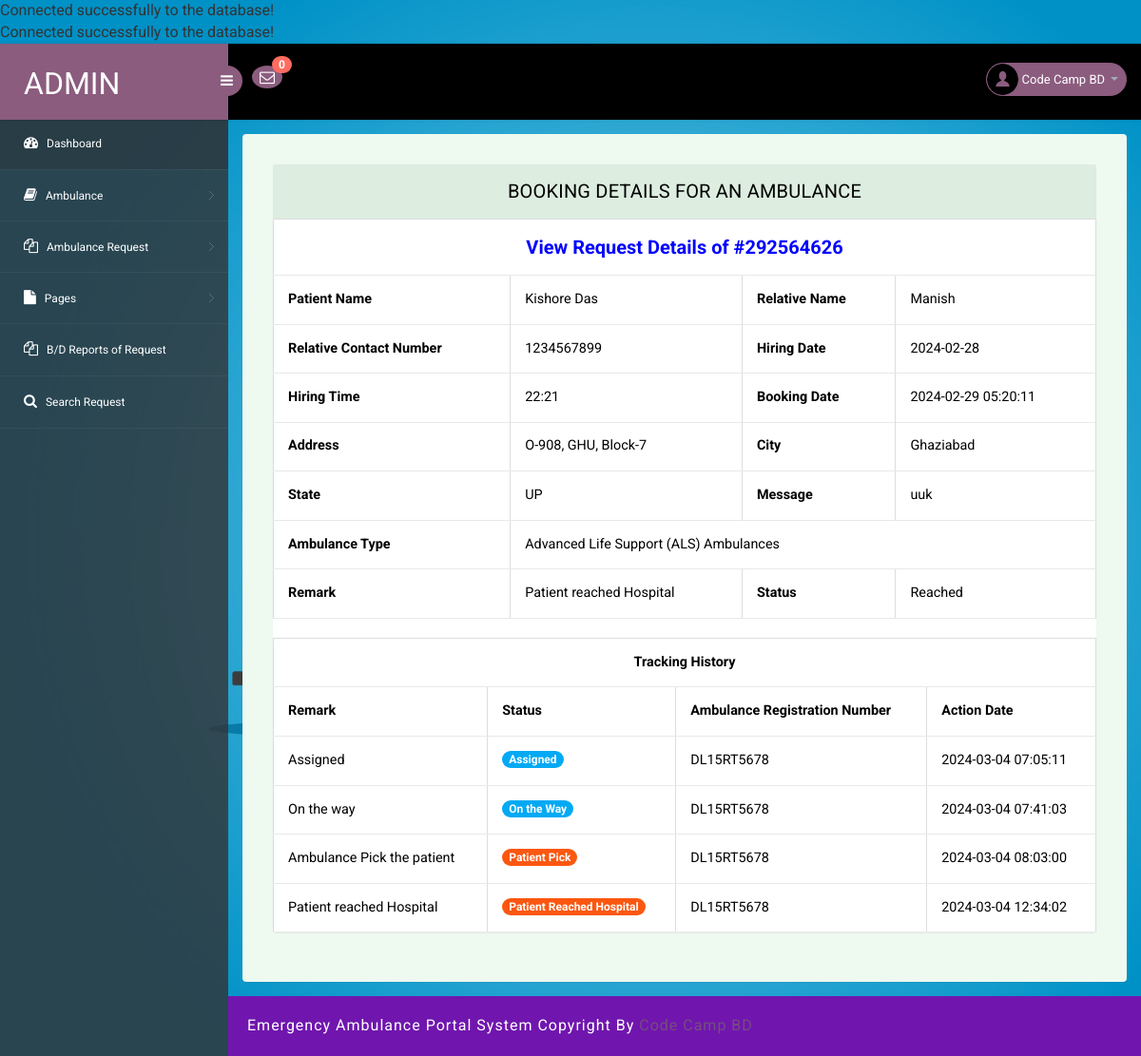
Screenshot of /booking-details.php?id=1&&bookingnum=292564626 (signed in) with the database file from the repository.
### tables this page shows
CREATE TABLE `tblambulancehiring` (
  `ID` int(11) NOT NULL,
  `BookingNumber` int(10) DEFAULT NULL,
  `PatientName` varchar(250) DEFAULT NULL,
  `RelativeName` varchar(250) DEFAULT NULL,
  `RelativeConNum` bigint(11) DEFAULT NULL,
  `HiringDate` varchar(250) DEFAULT NULL,
  `HiringTime` varchar(250) DEFAULT NULL,
  `AmbulanceType` int(5) DEFAULT NULL,
  `Address` mediumtext DEFAULT NULL,
  `City` mediumtext DEFAULT NULL,
  `State` mediumtext DEFAULT NULL,
  `Message` longtext DEFAULT NULL,
  `BookingDate` timestamp NULL DEFAULT current_timestamp(),
  `Remark` varchar(250) DEFAULT NULL,
  `Status` varchar(250) DEFAULT NULL,
  `AmbulanceRegNo` varchar(250) DEFAULT NULL,
  `UpdationDate` timestamp NULL DEFAULT NULL ON UPDATE current_timestamp()
);

CREATE TABLE `tbltrackinghistory` (
  `ID` int(10) NOT NULL,
  `BookingNumber` int(10) DEFAULT NULL,
  `AmbulanceRegNum` varchar(250) DEFAULT NULL,
  `Remark` varchar(250) DEFAULT NULL,
  `Status` varchar(250) DEFAULT NULL,
  `UpdationDate` timestamp NULL DEFAULT current_timestamp()
);

### booking-details.php (the view, shortened to what this page needs)
<?php
include('includes/dbconnection.php');
if (strlen($_SESSION['eahpaid']==0)) {
  header('location:logout.php');
  } else{
?>
<!DOCTYPE html>
<head>
<link rel="stylesheet" href="css/bootstrap.min.css" >
<link href="css/style.css" rel='stylesheet' type='text/css' />
<link href="css/style-responsive.css" rel="stylesheet"/>
<link rel="stylesheet" href="css/font.css" type="text/css"/>
<link href="css/font-awesome.css" rel="stylesheet">
</head>
<body>
<section id="container">
<?php include_once('includes/header.php');?>
<?php include_once('includes/sidebar.php');?>
<section id="main-content">
  <section class="wrapper">
    <div class="table-agile-info">
 <div class="panel panel-default">
    <div class="panel-heading">
 Booking Details for an Ambulance
    </div>
    <div>
<?php
$id = $_GET['id'];
$ret = mysqli_query($con, "SELECT * FROM tblambulancehiring WHERE ID = '$id'");
while ($row = mysqli_fetch_array($ret)) {
?>
<table border="1" class="table table-bordered mg-b-0">
    <tr align="center">
        <th colspan="6" style="font-size:20px;color:blue;text-align: center;">
            View Request Details of #<?php echo $row['BookingNumber']; ?></th>
    </tr>
    <tr>
        <th>Patient Name</th>
        <td><?php echo $row['PatientName']; ?></td>
        <th>Relative Name</th>
        <td><?php echo $row['RelativeName']; ?></td>
    </tr>
    <tr>
    <th>Relative Contact Number</th>
    <td><?php  echo $row['RelativeConNum'];?></td>
    <th>Hiring Date</th>
    <td><?php  echo $row['HiringDate'];?></td>
  </tr>
  <tr>
    <th>Hiring Time</th>
    <td><?php  echo $row['HiringTime'];?></td>
     <th>Booking Date</th>
     <td><?php  echo $row['BookingDate'];?></td>
     <tr>
        <tr>
    <th>Address</th>
    <td><?php  echo $row['Address'];?></td>
    <th>City</th>
    <td><?php  echo $row['City'];?></td>
  </tr>
   <tr>
    <th>State</th>
    <td><?php  echo $row['State'];?></td>
    <th>Message</th>
    <td><?php  echo $row['Message'];?></td>
  </tr>
    <?php
    $atype = $row['AmbulanceType'];
    $ambulanceTypeText = "";
    switch ($atype) {
        case "2":
            $ambulanceTypeText = "Advanced Life Support (ALS) Ambulances";
            break;
    }
    ?>
    <tr>
        <th>Ambulance Type</th>
        <td colspan="3"><?php echo $ambulanceTypeText; ?></td>
    </tr>
    <?php if ($row['Remark'] != ''): ?>
    <tr>
        <th>Remark</th>
        <td><?php echo $row['Remark']; ?></td>
        <?php if ($row['Status'] != ''): ?>
        <th>Status</th>
        <td><?php echo $row['Status']; ?></td>
        <?php endif; ?>
    </tr>
    <?php endif; ?>
</table>
<?php
}
?>
<?php
  $bookingnum=$_GET['bookingnum'];
$query1=mysqli_query($con,"SELECT Remark,Status,UpdationDate,BookingNumber,AmbulanceRegNum FROM tbltrackinghistory
    where BookingNumber='$bookingnum'");
$count=mysqli_num_rows($query1);
if($count>0){
     ?>
 <div class="col-12">
        <table class="table table-bordered" border="1" width="100%">
                                        <tr>
                                            <th colspan="6" style="text-align:center;">Tracking History</th>
                                        </tr>
                                        <tr>
                                            <th>Remark</th>
                                            <th>Status</th>
                                            <th>Ambulance Registration Number </th>
                                            <th>Action Date</th>
                                        </tr>
<?php
while($row1=mysqli_fetch_array($query1))
{
?>
<tr>
<td><?php echo htmlentities($row1['Remark']);?></td>
                 <td> <?php   $pstatus=$row1['Status'];
                 if($pstatus==""){ ?>
<span class="badge badge-info">New</span>
 <?php } elseif($pstatus=="Assigned"){ ?>
<span  class="badge badge-primary">Assigned</span>
 <?php } elseif($pstatus=="On the way"){ ?>
<span class="badge badge-primary">On the Way</span>
 <?php } elseif($pstatus=="Pickup"){ ?>
<span class="badge badge-success">Patient Pick</span>
 <?php } elseif($pstatus=="Reached"){ ?>
<span class="badge badge-success">Patient Reached Hospital</span>
 <?php } elseif($pstatus=="Rejected"){ ?>
<span class="badge badge-success">Rejected</span>
<?php } ?>
</td>
<td><?php echo htmlentities($row1['AmbulanceRegNum']);?></td>
<td><?php echo htmlentities($row1['UpdationDate']);?></td>
</tr>
<?php } ?>
</table></div>
<?php } ?>
    </div>
  </div>
</div>
</section>
     <?php include_once('includes/footer.php');?>
</section>
</section>
</body>
</html>
<?php }  ?>

### includes/dbconnection.php (shortened to what this page needs)
<?php
if (mysqli_connect_errno()) {
    echo "Connection failed: " . mysqli_connect_error();
} else {
    echo "Connected successfully to the database!";
}
?>

### includes/header.php (shortened to what this page needs)
<?php
include('includes/dbconnection.php');
?>
<header class="header fixed-top clearfix">
<div class="brand">
    <a href="dashboard.php" class="logo">
        Admin
    </a>
    <div class="sidebar-toggle-box">
        <div class="fa fa-bars"></div>
    </div>
</div>
<div class="nav notify-row" id="top_menu">
    <ul class="nav top-menu">
<?php
$ret1=mysqli_query($con,"select * from tblambulancehiring
 where   (tblambulancehiring.Status is null || tblambulancehiring.Status='')");
$num=mysqli_num_rows($ret1);
?>
        <li id="header_inbox_bar" class="dropdown">
            <a data-toggle="dropdown" class="dropdown-toggle" href="#">
                <i class="fa fa-envelope-o"></i>
                <span class="badge bg-important"><?php echo $num;?></span>
            </a>
        </li>
    </ul>
</div>
<div class="top-nav clearfix">
    <ul class="nav pull-right top-menu">
        <li class="dropdown">
            <a data-toggle="dropdown" class="dropdown-toggle" href="#">
                <?php
$adid=$_SESSION['eahpaid'];
$ret=mysqli_query($con,"select AdminName from tbladmin where ID='$adid'");
$row=mysqli_fetch_array($ret);
$name=$row['AdminName'];
?>
                <img alt="" src="images/2.png">
                <span class="username"><?php echo $name; ?></span>
                <b class="caret"></b>
            </a>
        </li>
    </ul>
</div>
</header>

### includes/sidebar.php (shortened to what this page needs)
<aside>
    <div id="sidebar" class="nav-collapse">
        <div class="leftside-navigation">
            <ul class="sidebar-menu" id="nav-accordion">
                <li>
                    <a class="active" href="dashboard.php">
                        <i class="fa fa-dashboard"></i>
                        <span>Dashboard</span>
                    </a>
                </li>
                <li class="sub-menu">
                    <a href="javascript:;">
                        <i class="fa fa-book"></i>
                        <span>Ambulance</span>
                    </a>
                </li>
               <li class="sub-menu">
                    <a href="javascript:;">
                        <i class="fa fa-files-o"></i>
                        <span>Ambulance Request</span>
                    </a>
                </li>
               <li class="sub-menu">
                    <a href="javascript:;">
                        <i class="fa fa-file"></i>
                        <span>Pages</span>
                    </a>
                </li>
                <li>
                    <a href="ambulance-request-report.php">
                        <i class="fa fa-files-o"></i>
                        <span>B/D Reports of Request </span>
                    </a>
                </li>
                <li>
                    <a href="search.php">
                        <i class="fa fa-search"></i>
                        <span>Search Request </span>
                    </a>
                </li>
            </ul>            </div>
    </div>
</aside>

### includes/footer.php
<div class="footer">
			<div class="wthree-copyright">
			  <p> Emergency Ambulance Portal System Copyright By <a href="https://www.youtube.com/@codecampbdofficial" target="_blank" >Code Camp BD</a></p>
			</div>
		  </div>

### rows the page displays
tblambulancehiring: BookingNumber "292564626", PatientName "Kishore Das", RelativeName "Manish", RelativeConNum "1234567899", HiringDate "2024-02-28", HiringTime "22:21", BookingDate "2024-02-29 05:20:11", Address "O-908, GHU, Block-7", City "Ghaziabad", State "UP", Message "uuk", AmbulanceType "Advanced Life Support (ALS) Ambulances", Remark "Patient reached Hospital", Status "Reached"
tbltrackinghistory: Remark "Assigned", Status "Assigned", AmbulanceRegNum "DL15RT5678", UpdationDate "2024-03-04 07:05:11"
tbltrackinghistory: Remark "On the way", Status "On the Way", AmbulanceRegNum "DL15RT5678", UpdationDate "2024-03-04 07:41:03"
tbltrackinghistory: Remark "Ambulance Pick the patient", Status "Patient Pick", AmbulanceRegNum "DL15RT5678", UpdationDate "2024-03-04 08:03:00"
tbltrackinghistory: Remark "Patient reached Hospital", Status "Patient Reached Hospital", AmbulanceRegNum "DL15RT5678", UpdationDate "2024-03-04 12:34:02"

### other values shown
$num "0"
$name "Code Camp BD"
